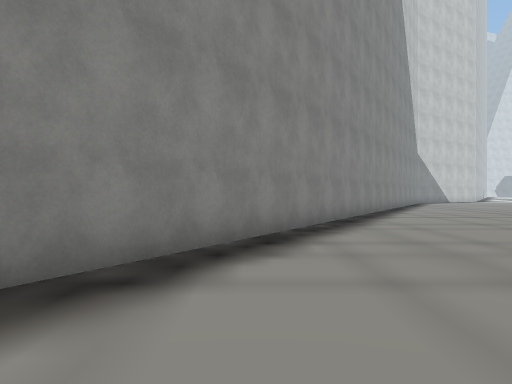
[1] (above)

22 first-person views from a walk through a Unity game level. The camera is 1.4 m above the floor, looks level and sees 70° across. The floor is counted in squares, 2 m on a side. Each view is taken from the middle of a square. On the plan, view 1 faces up. The plan holds only what a view shows up to about 11 squares ahead; the rest is blank. The place goes on beyond the plan. The player is left out. Some surface patterns are stand-ins.

[2]
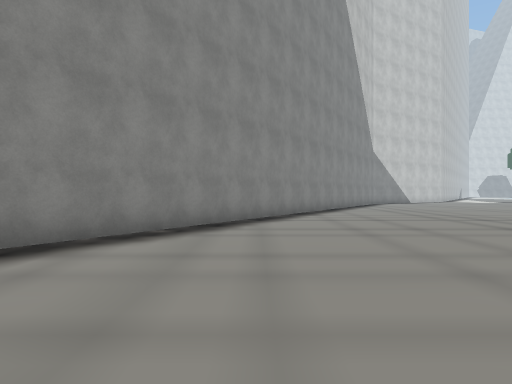

[3]
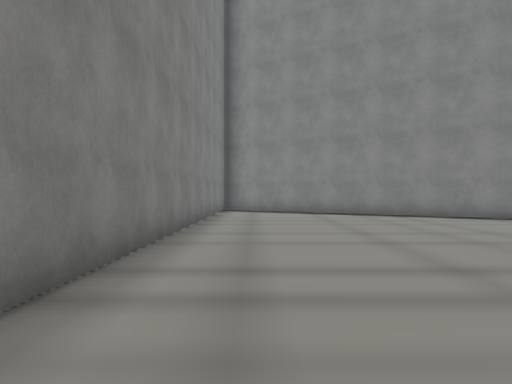

[4]
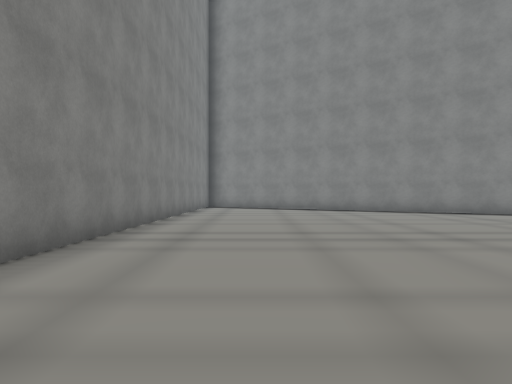

[5]
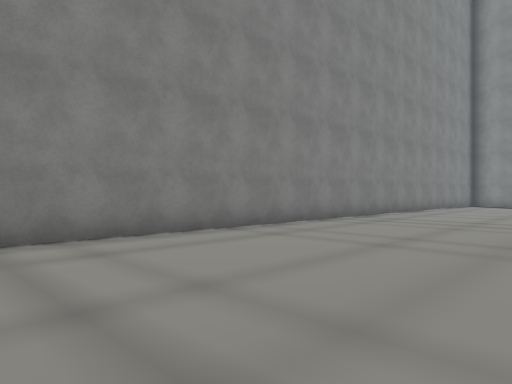

[6]
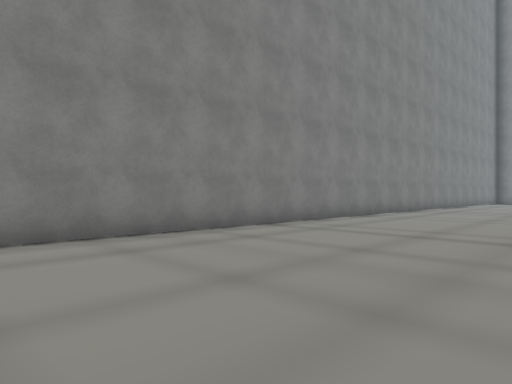

[7]
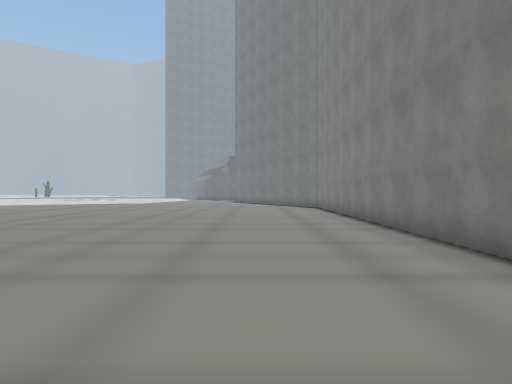

[8]
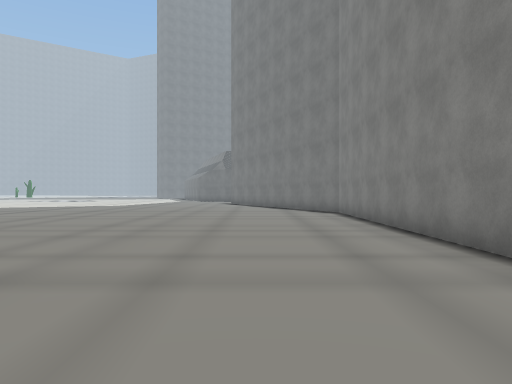

[9]
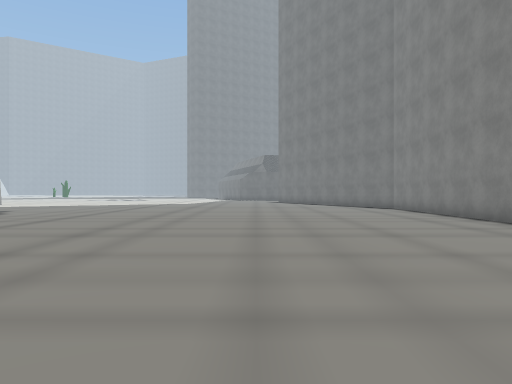

[10]
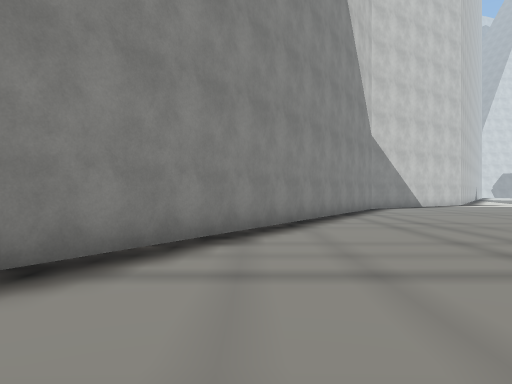

[11]
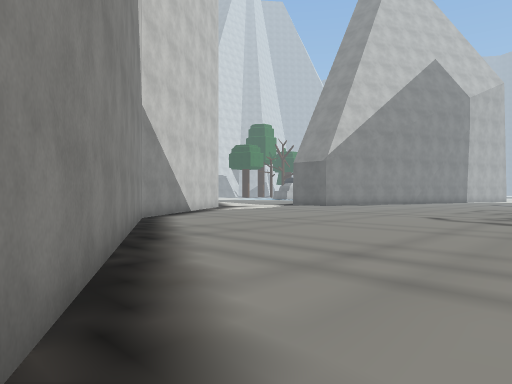

[12]
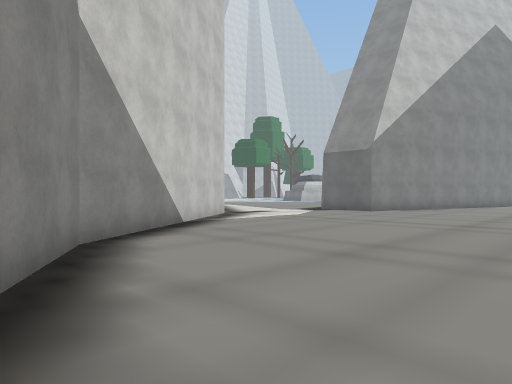

[13]
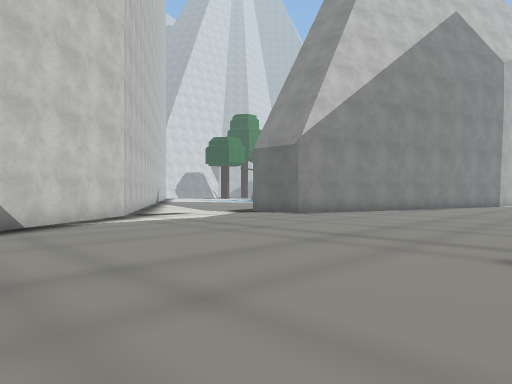

[14]
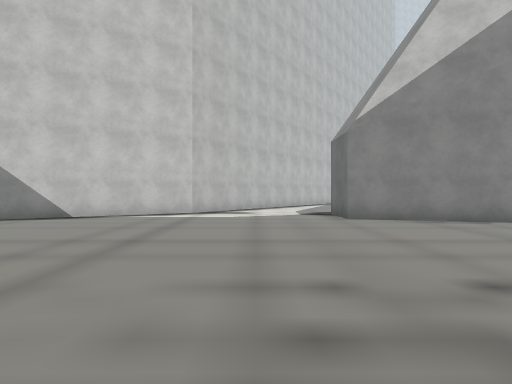

[15]
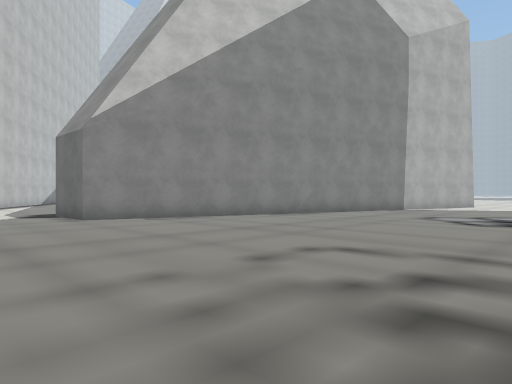

[16]
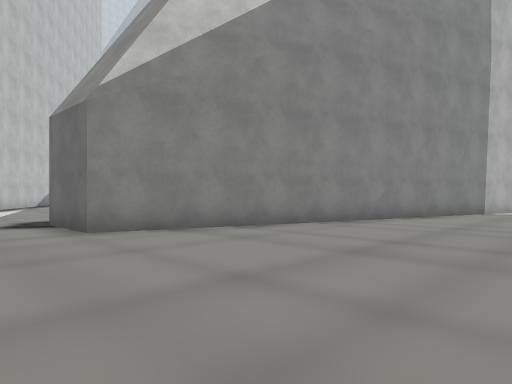

[17]
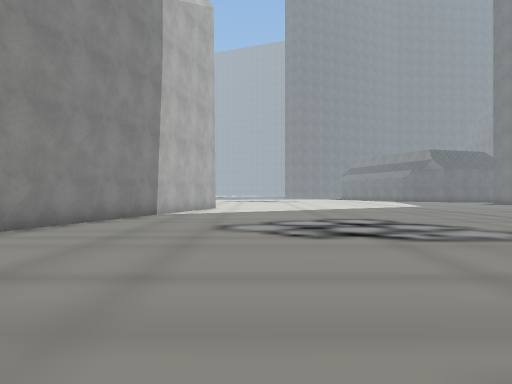

[18]
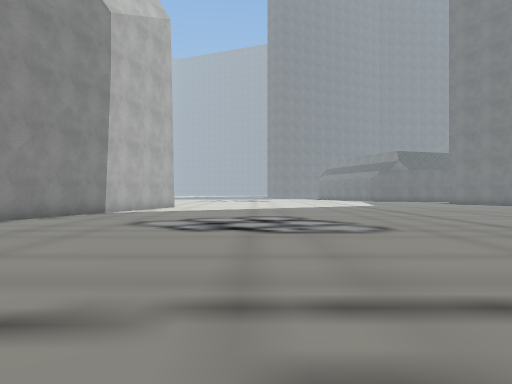

[19]
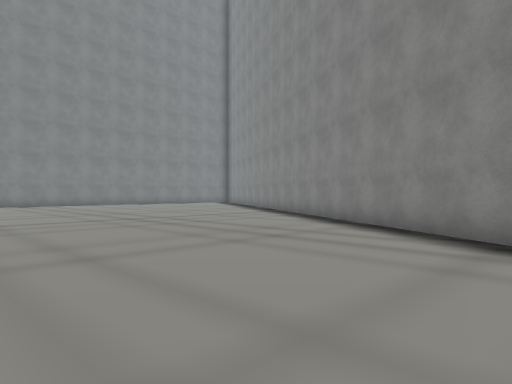

[20]
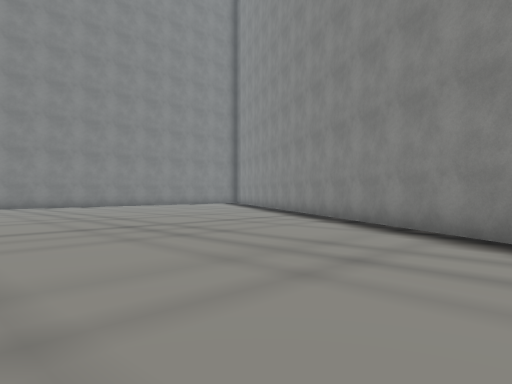

[21]
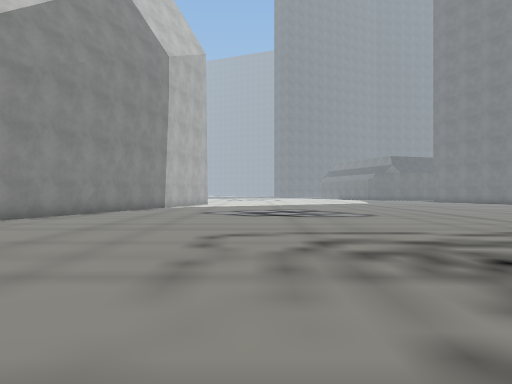

[22]
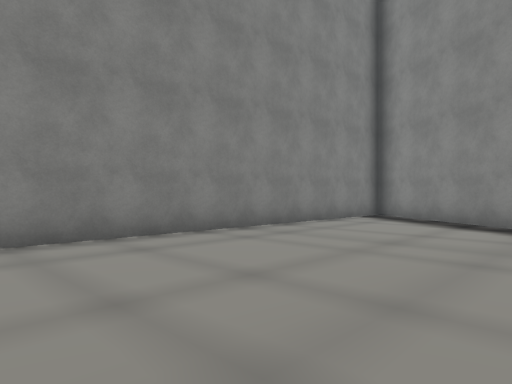

### Floor plan
Points are (right, up) in squares from view 1. A wall is a line through its corners. A room is listed if a view was taken in it or the views show most of it. See-through windows are left out.
Room 1 (views 1, 2, 3, 4, 5, 6, 7, 8, 9, 10, 11, 12, 13, 14, 15, 16, 17, 18, 19, 20, 21, 22)
walls: (14.7, 25.5) (9.8, 22.1) (-3.5, -0.1); (31, 20) (20.4, 23.4) (20.4, 25.5); (-3.3, -0.3) (30.1, -0.8)

Positions as (right, up) in squares from view 1, and headings:
1: (0, 0), facing up
2: (3, 1), facing up
3: (11, 1), facing left
4: (14, 2), facing left
5: (17, 5), facing down-left
6: (22, 5), facing down-left
7: (15, 2), facing right
8: (19, 2), facing right
9: (16, 5), facing right
10: (5, 7), facing up
11: (5, 13), facing up-right
12: (8, 17), facing up-right
13: (11, 16), facing up-right
14: (18, 14), facing up
15: (17, 14), facing up-right
16: (18, 17), facing up-right
17: (20, 17), facing right
18: (19, 15), facing right
19: (13, 19), facing down-left
20: (12, 17), facing down-left
21: (15, 16), facing right
22: (7, 5), facing down-left
